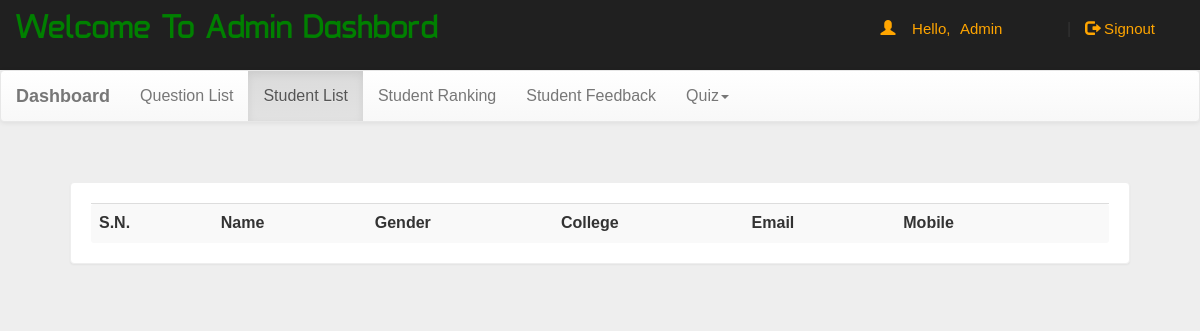
/admin/dash.php?q=1 (signed in), run on an earlier commit of the app's database.
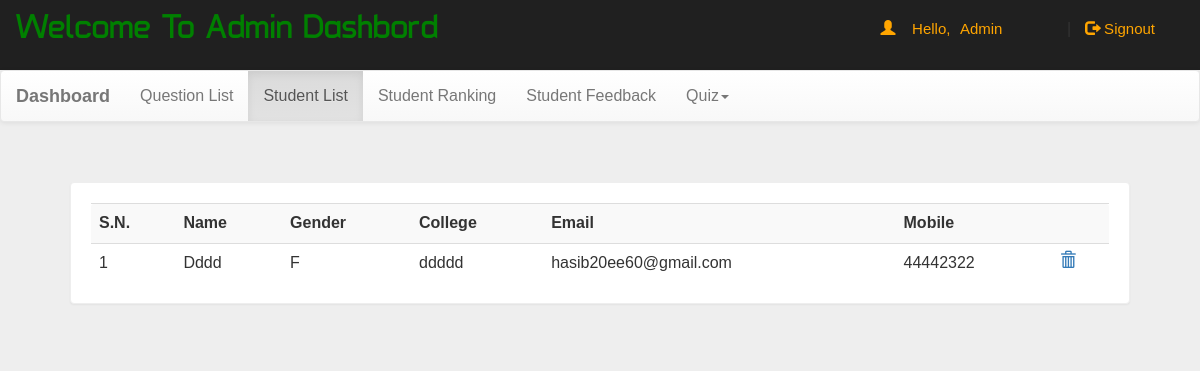
And on a later commit of the database.
### tables this page shows
CREATE TABLE `user` (
  `name` varchar(50) NOT NULL,
  `gender` varchar(5) NOT NULL,
  `college` varchar(100) NOT NULL,
  `email` varchar(50) NOT NULL,
  `mob` bigint(20) NOT NULL,
  `password` varchar(50) NOT NULL
);

### admin/dash.php (the view, shortened to what this page needs)
<!DOCTYPE html PUBLIC "-//W3C//DTD XHTML 1.0 Transitional//EN" "http://www.w3.org/TR/xhtml1/DTD/xhtml1-transitional.dtd">
<html xmlns="http://www.w3.org/1999/xhtml">
<head>
<link  rel="stylesheet" href="css/bootstrap.min.css"/>
 <link  rel="stylesheet" href="css/bootstrap-theme.min.css"/>
 <link rel="stylesheet" href="css/main.css">
 <link  rel="stylesheet" href="css/font.css">
</head>
<body  style="background:#eee;">
<div class="header">
<div class="row">
<div class="col-lg-6">
<span class="logo" style="color:green">Welcome To Admin Dashbord</span></div>
<?php
 include_once 'dbConnection.php';
  if(!(isset($_SESSION['email']))){
header("location:index.php");
}
else
{
$name = $_SESSION['name'];;
echo '<span class="pull-right top title1" ><span class="log1">
<span class="glyphicon glyphicon-user" aria-hidden="true">
</span>&nbsp;&nbsp;&nbsp;&nbsp;Hello,</span>
 <a href="account.php" class="log log1">'.$name.'</a>&nbsp;|&nbsp;
 <a href="logout.php?q=account.php" class="log">
 <span class="glyphicon glyphicon-log-out" aria-hidden="true">
 </span>&nbsp;Signout</button></a></span>';
} ?>
</div></div>
<nav class="navbar navbar-default title1">
  <div class="container-fluid">
    <div class="navbar-header">
      <a class="navbar-brand" href="dash.php?q=0"><b>Dashboard</b></a>
    </div>
    <div class="collapse navbar-collapse" id="bs-example-navbar-collapse-1">
      <ul class="nav navbar-nav">
        <li <?php if(@$_GET['q']==0) echo'class="active"'; ?>><a href="dash.php?q=0">Question List<span class="sr-only">(current)</span></a></li>
        <li <?php if(@$_GET['q']==1) echo'class="active"'; ?>><a href="dash.php?q=1">Student List</a></li>
		<li <?php if(@$_GET['q']==2) echo'class="active"'; ?>><a href="dash.php?q=2">Student Ranking</a></li>
		<li <?php if(@$_GET['q']==3) echo'class="active"'; ?>><a href="dash.php?q=3">Student Feedback</a></li>
        <li class="dropdown <?php if(@$_GET['q']==4 || @$_GET['q']==5) echo'active"'; ?>">
          <a href="#" class="dropdown-toggle" data-toggle="dropdown" role="button" aria-haspopup="true" aria-expanded="false">Quiz<span class="caret"></span></a>
      </ul>
          </div>
  </div>
</nav>
<div class="container">
<div class="row">
<div class="col-md-12">
<?php if(@$_GET['q']==1) {
$result = mysqli_query($con,"SELECT * FROM user") or die('Error');
echo  '<div class="panel"><div class="table-responsive"><table class="table table-striped title1">
<tr><td><b>S.N.</b></td><td><b>Name</b></td><td><b>Gender</b></td><td><b>College</b></td><td><b>Email</b></td><td><b>Mobile</b></td><td></td></tr>';
$c=1;
while($row = mysqli_fetch_array($result)) {
	$name = $row['name'];
	$mob = $row['mob'];
	$gender = $row['gender'];
    $email = $row['email'];
	$college = $row['college'];
	echo '<tr><td>'.$c++.'</td><td>'.$name.'</td><td>'.$gender.'</td><td>'.$college.'</td><td>'.$email.'</td><td>'.$mob.'</td>
	<td><a title="Delete User" href="update.php?demail='.$email.'"><b><span class="glyphicon glyphicon-trash" aria-hidden="true"></span></b></a></td></tr>';
}
echo '</table></div></div>';
}?>
</div>
</div></div>
</body>
</html>

### admin/css/main.css (style rules this page uses)
body { overflow-x:hidden; width:100%; font: 15px "Century Gothic", "Times Roman", sans-serif; background:#eee; min-height:550px; background-attachment:fixed; }
.panel { border-color:#eee; margin:40px; padding:20px; font: 15px "Century Gothic", "Times Roman", sans-serif; }
.header { background:#202020; height:70px; }
.logo { font-family:'typo'; font-size:35px; color:#ffbb33; margin:15px; }
.title1 { font: 16px "Century Gothic", "Times Roman", sans-serif; }
.top { margin-top:20px; }
.log1 { font: 15px 'Ubuntu', sans-serif; color:orange; margin-left:10px; }
.log { margin:10px; margin-right:60px; margin-left:5px; color:orange; text-decoration:none; font-size:20px; font-size:15px; }

What changed in the data, as far as the page shows it:
added user: name "Dddd", gender "F", college "ddddd", email "hasib20ee60@gmail.com", mob "44442322"
